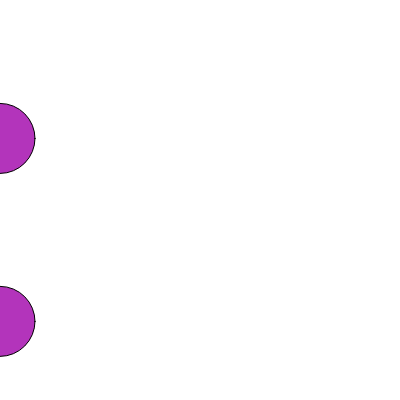
Frame 1 (no input)
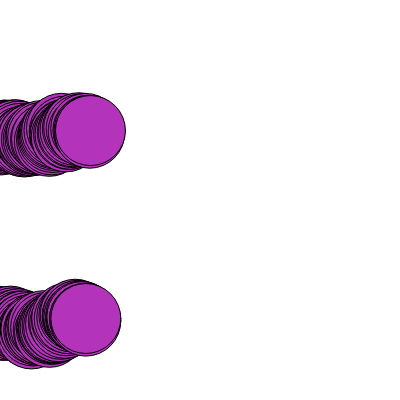
Frame 60 (no input)
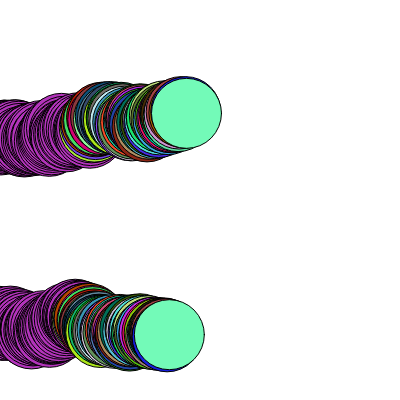
Frame 120 (the mouse pressed at the canvas centre since frame 60)

The p5.js sketch that drew these frames (run headless with seeded random() and noise() and a simulated clock; from frame 60 on, the mouse is pressed at the canvas centre):

// p5.js sketch
// ── sketch.js
let Cor; 

let CircleX;
let CircleY;

function setup() {
  createCanvas(400, 400);
  background("white");

  Cor = color(random (0, 250), random(0, 250), random (0, 250));

  CircleX = [0, 0];
  CircleY = [random (height), random(height)];
// os [] server para formar uma Array, nesse caso, guardando informações para ambos os Circles
// A propriedade height determina a altura da área do conteúdo de um elemento.
  }

function draw() {
  
  stroke ("black");
  fill (Cor) ;

  for(let Contador in CircleX) {
  circle(CircleX[Contador], CircleY[Contador],70);
  CircleX [Contador] += random(0,3);
  CircleY [Contador] -= random(-3,3);

  if (CircleX[Contador] >= width) {
    CircleX[Contador] = 0;
    CircleY[Contador] = random(height);
// Esse "If", faz com que o circulo volte para a esquerda quando chega ao final do "For"
  }
}
//For é "para"
// O random Faz com que ande aleatoriamente entre as cordenadas em ()
// Já esse For está fazendo com que os Circles sejam criados até um número específico, dessa forma ele fica repetindo esse laço até a hora que eu mandar

  if (mouseIsPressed) {
  Cor = color(random (0, 250), random(0, 250), random (0, 250));
  }

}
